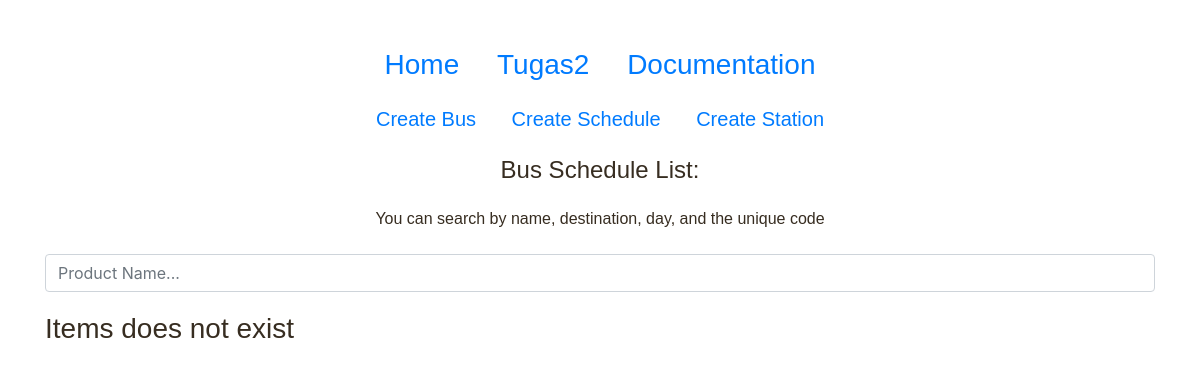
The app's page /sample2/, older data.
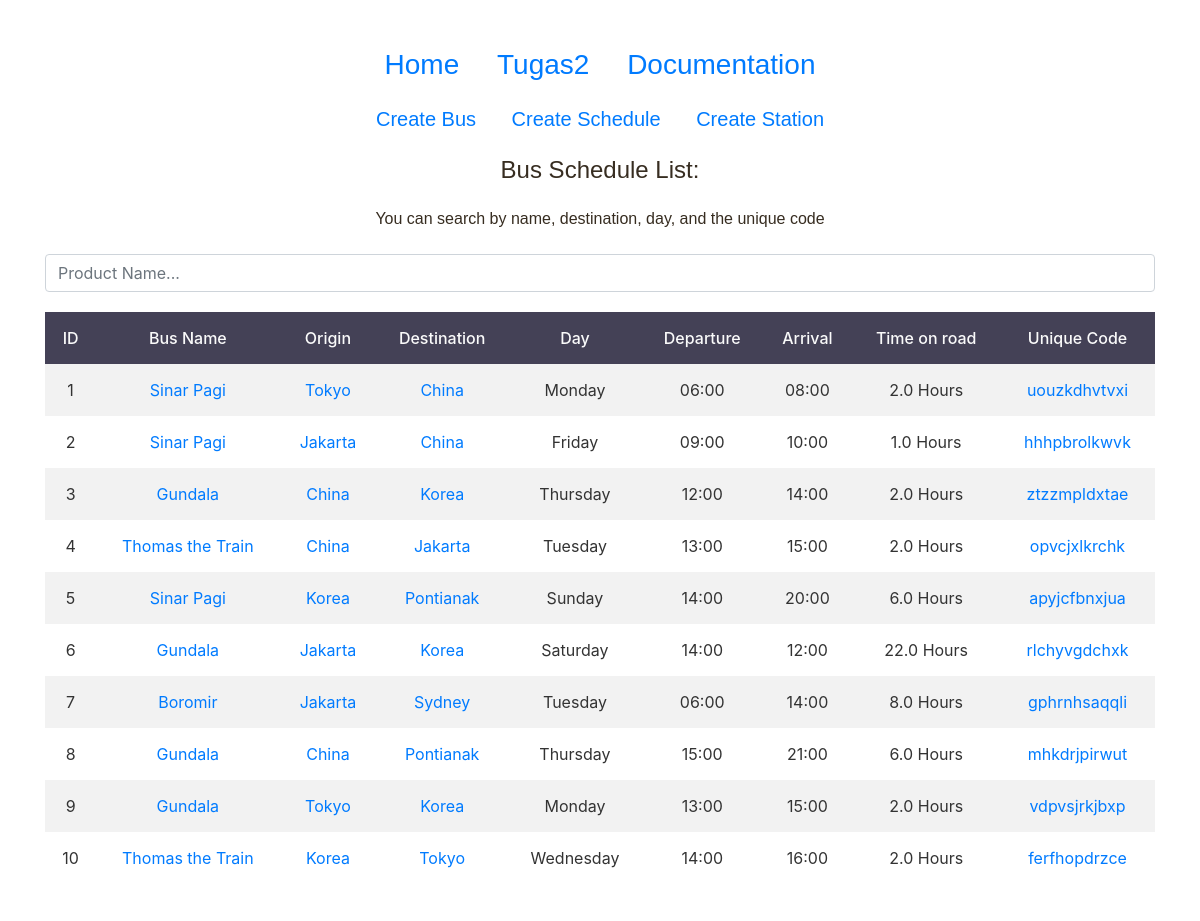
The same page, newer data.
### sample2/models.py (models this page shows, shortened)
class Schedule(models.Model):
    bus = models.ForeignKey('Bus', on_delete=models.CASCADE, null=True)
    origin = models.ForeignKey('Station', on_delete=models.CASCADE, null=True, related_name='origin')
    destination = models.ForeignKey('Station', on_delete=models.CASCADE, null=True, related_name='destination')
    time_depart = models.TimeField(auto_now=False, auto_now_add=False)
    time_arrival = models.TimeField(auto_now=False, auto_now_add=False,)
    day = models.CharField(max_length=15,choices=DAY_CHOICES,default='Sunday')
    code = models.SlugField(unique=True, blank=True , null=True)
    @property
    def travel_time(self):
        date = datetime.date(1, 1, 1)
        datetime1 = datetime.datetime.combine(date, self.time_arrival)
        datetime2 = datetime.datetime.combine(date, self.time_depart)
        result = datetime1 - datetime2
        return result.seconds/3600

class Bus(models.Model):
    name = models.CharField(max_length=100)
    description = models.TextField(max_length=1000)
    image = models.ImageField(upload_to='bus/' , blank=True , null=True)
    code = models.SlugField(unique=True, blank=True , null=True)

class Station(models.Model):
    name = models.CharField(max_length=100)
    def __str__(self):
        return self.name

### sample2/views.py (the view, shortened to what this page needs)
# urls.py: path('sample2/', sample2.index, name='index2'),
def index (request):
    bus = Bus.objects.all()
    schedule = Schedule.objects.all()
    search_query= request.GET.get('q')
    template = 'sample2/index.html'
    context = {'bus' : bus, 'schedule':schedule}
    return render(request, template , context)

### sample2/templates/sample2/index.html (shortened to what this page needs)
{% load static %}
<!DOCTYPE html>
<html lang="en">
<head>
    <link href="{% static 'css/styles.css' %}" rel="stylesheet">
    <link href="{% static 'css/styles2.css' %}" rel="stylesheet">
    <link href="{% static 'css/bootstrap.css' %}" rel="stylesheet">
</head>
<body>
    <div style="margin-top: 3rem;"class="center container">
        <h3 class="center judul-tabel">
            <a href="{% url 'home' %}">Home</a>
            <a href="{% url 'index2' %}">Tugas2</a>
            <a href="{% url 'documentation2' %}">Documentation</a>
        </h3>
        <h5 class="center judul-tabel">
            <a href="{% url 'create_bus' %}">Create Bus</a>
            <a href="{% url 'create_schedule' %}">Create Schedule</a>
            <a href="{% url 'create_station' %}">Create Station</a>
        </h5>
    </div>
    <div class="container">
        <h4 class="center judul-tabel">Bus Schedule List:</h4>
        <h6 class="center judul-tabel">You can search by name, destination, day, and the unique code</h6>
        <form method="GET"  action="{% url 'index2' %}">
            <input type="text" class="form-control" id="user-input2" placeholder="Product Name..." name="q" required="">
        </form>
    </div>
    {% include 'sample2/result-partial.html' %}
    <div style="height:200px;"></div>
</body>
</html>

### sample2/templates/sample2/result-partial.html
<div id="replaceable-content2">
    <div class="content-wrapper">
        <div class="detail-page">
            <div class="container">
                {% if schedule %}
                <table>
                    <tr>
                    <th>ID</th>
                    <th>Bus Name</th>
                    <th>Origin</th>
                    <th>Destination</th>
                    <th>Day</th>
                    <th>Departure</th>
                    <th>Arrival</th>
                    <th>Time on road</th>
                    <th>Unique Code</th>
                    </tr>
                    {%for s in schedule %}
                        <tr>
                            <td>{{s.id}}</td>
                            <td><a href="{% url 'detail_bus' pk=s.bus.pk %} ">{{s.bus.name}}</a></td>
                            <td><a href="{% url 'detail_station' pk=s.origin.pk %} ">{{s.origin}}</a></td>
                            <td><a href="{% url 'detail_station' pk=s.destination.pk %} ">{{s.destination}}</a></td>
                            <td>{{s.day}}</td>
                            <td>{{s.time_depart|time:"H:i"}}</td>
                            <td>{{s.time_arrival|time:"H:i"}}</td>
                            <td>{{ s.travel_time }} Hours</td>
                            <td><a href="{% url 'detail_schedule' pk=s.pk %} ">{{s.code}}</a></td>
                        </tr>
                    {% endfor %}
                </table>
                {% else %}
                <h3>Items does not exist</h3>
                {%endif%}
            </div>
        </div>
    </div>
</div>

### static/css/styles.css (style rules this page uses)
body, html { width: 100%; height: 100%; }
body, p { color: #372D21; font: 400 0.875rem/1.375rem "Sofia Pro Light", "Open Sans", sans-serif; }
h3 { color: #372D21; font: 700 1.75rem/2.125rem "Poppins", sans-serif; }
h4 { color: #372D21; font: 700 1.375rem/1.75rem "Poppins", sans-serif; }
h5 { color: #372D21; font: 700 1.125rem/1.625rem "Poppins", sans-serif; }
h6 { color: #372D21; font: 700 1rem/1.5rem "Poppins", sans-serif; }
a { color: #372D21; text-decoration: underline; }
input { border:0px solid #000; }

### static/css/styles2.css (style rules this page uses)
table { border-collapse: collapse; width: 100%; }
th { text-align: center !important; }
th, td { text-align: center; padding: 14px; }
tr:nth-child(even) { background-color: #f2f2f2 }
td { color: rgb(51, 51, 51); }
th { background-color: #444156; color: rgb(250, 250, 250); font-weight: 500; }
.center { justify-content: center; align-items: center; }
.detail-page { background: white; border-radius: 5px; padding: 10px; margin : 10px; }
.judul-tabel { text-align: center; font-weight: 400; margin-bottom: 25px; margin-top: 25px; }
.judul-tabel a { margin-left: 15px; margin-right: 15px; }

Row changes from the older to the newer data that the page shows:
added Schedule: id "1", bus.name "Sinar Pagi", origin "Tokyo", destination "China", day "Monday", time_depart "06:00", time_arrival "08:00", travel_time "2.0", code "uouzkdhvtvxi"
added Schedule: id "2", bus.name "Sinar Pagi", origin "Jakarta", destination "China", day "Friday", time_depart "09:00", time_arrival "10:00", travel_time "1.0", code "hhhpbrolkwvk"
added Schedule: id "3", bus.name "Gundala", origin "China", destination "Korea", day "Thursday", time_depart "12:00", time_arrival "14:00", travel_time "2.0", code "ztzzmpldxtae"
added Schedule: id "4", bus.name "Thomas the Train", origin "China", destination "Jakarta", day "Tuesday", time_depart "13:00", time_arrival "15:00", travel_time "2.0", code "opvcjxlkrchk"
added Schedule: id "5", bus.name "Sinar Pagi", origin "Korea", destination "Pontianak", day "Sunday", time_depart "14:00", time_arrival "20:00", travel_time "6.0", code "apyjcfbnxjua"
added Schedule: id "6", bus.name "Gundala", origin "Jakarta", destination "Korea", day "Saturday", time_depart "14:00", time_arrival "12:00", travel_time "22.0", code "rlchyvgdchxk"
added Schedule: id "7", bus.name "Boromir", origin "Jakarta", destination "Sydney", day "Tuesday", time_depart "06:00", time_arrival "14:00", travel_time "8.0", code "gphrnhsaqqli"
added Schedule: id "8", bus.name "Gundala", origin "China", destination "Pontianak", day "Thursday", time_depart "15:00", time_arrival "21:00", travel_time "6.0", code "mhkdrjpirwut"
added Schedule: id "9", bus.name "Gundala", origin "Tokyo", destination "Korea", day "Monday", time_depart "13:00", time_arrival "15:00", travel_time "2.0", code "vdpvsjrkjbxp"
added Schedule: id "10", bus.name "Thomas the Train", origin "Korea", destination "Tokyo", day "Wednesday", time_depart "14:00", time_arrival "16:00", travel_time "2.0", code "ferfhopdrzce"
Text that changed along with them:
text no longer shown: "Items does not exist"
text now shown: "ID Bus Name Origin Destination Day Departure Arrival Time on road Unique Code"
